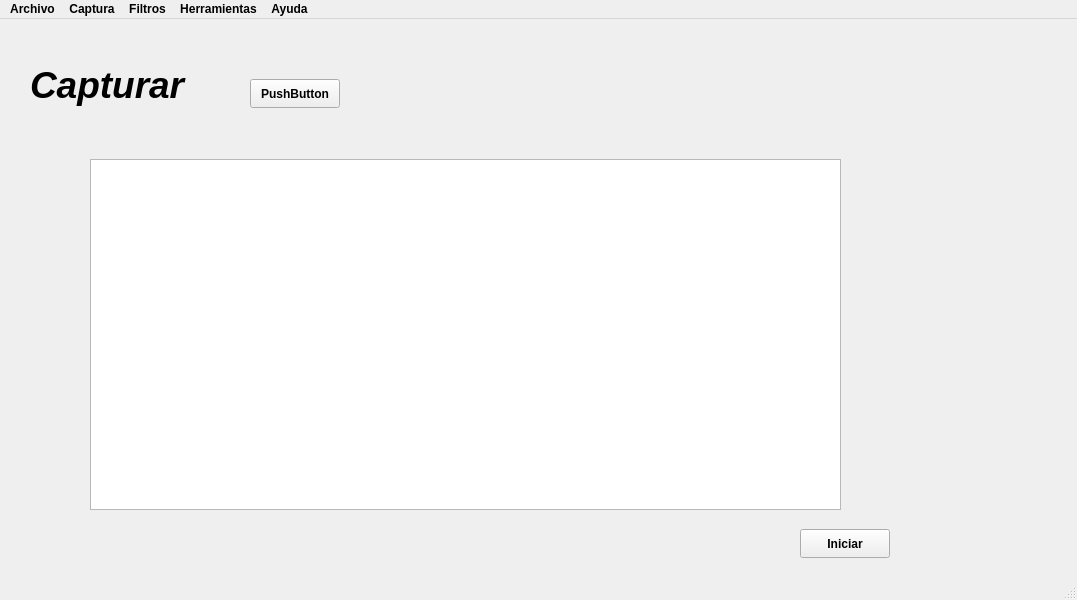
<?xml version="1.0" encoding="UTF-8"?>
<ui version="4.0">
 <class>MainWindow</class>
 <widget class="QMainWindow" name="MainWindow">
  <property name="geometry">
   <rect>
    <x>0</x>
    <y>0</y>
    <width>1077</width>
    <height>600</height>
   </rect>
  </property>
  <property name="font">
   <font>
    <bold>true</bold>
   </font>
  </property>
  <property name="windowTitle">
   <string>MainWindow</string>
  </property>
  <widget class="QWidget" name="centralwidget">
   <widget class="QLabel" name="capturar">
    <property name="geometry">
     <rect>
      <x>30</x>
      <y>30</y>
      <width>301</width>
      <height>71</height>
     </rect>
    </property>
    <property name="font">
     <font>
      <pointsize>28</pointsize>
      <italic>true</italic>
      <underline>false</underline>
      <strikeout>false</strikeout>
     </font>
    </property>
    <property name="text">
     <string>Capturar</string>
    </property>
   </widget>
   <widget class="QListWidget" name="interfaces">
    <property name="geometry">
     <rect>
      <x>90</x>
      <y>140</y>
      <width>751</width>
      <height>351</height>
     </rect>
    </property>
   </widget>
   <widget class="QPushButton" name="btnIniciar">
    <property name="geometry">
     <rect>
      <x>800</x>
      <y>510</y>
      <width>90</width>
      <height>29</height>
     </rect>
    </property>
    <property name="text">
     <string>Iniciar</string>
    </property>
   </widget>
   <widget class="QPushButton" name="pushButton_4">
    <property name="geometry">
     <rect>
      <x>250</x>
      <y>60</y>
      <width>90</width>
      <height>29</height>
     </rect>
    </property>
    <property name="text">
     <string>PushButton</string>
    </property>
   </widget>
  </widget>
  <widget class="QStatusBar" name="statusbar"/>
  <widget class="QMenuBar" name="menubar">
   <property name="geometry">
    <rect>
     <x>0</x>
     <y>0</y>
     <width>1077</width>
     <height>25</height>
    </rect>
   </property>
   <widget class="QMenu" name="menuArchivo">
    <property name="title">
     <string>Archivo</string>
    </property>
    <addaction name="actionExportar_CSV"/>
    <addaction name="actionGuardar_Captura"/>
    <addaction name="actionSalir"/>
   </widget>
   <widget class="QMenu" name="menuCaptura">
    <property name="title">
     <string>Captura</string>
    </property>
    <addaction name="actionIniciar_Captura"/>
    <addaction name="actionDetener"/>
   </widget>
   <widget class="QMenu" name="menuFiltros">
    <property name="title">
     <string>Filtros</string>
    </property>
   </widget>
   <widget class="QMenu" name="menuHerramientas">
    <property name="title">
     <string>Herramientas</string>
    </property>
   </widget>
   <widget class="QMenu" name="menuAyuda">
    <property name="title">
     <string>Ayuda</string>
    </property>
   </widget>
   <addaction name="menuArchivo"/>
   <addaction name="menuCaptura"/>
   <addaction name="menuFiltros"/>
   <addaction name="menuHerramientas"/>
   <addaction name="menuAyuda"/>
  </widget>
  <action name="actionExportar_CSV">
   <property name="icon">
    <iconset theme="QIcon::ThemeIcon::ListAdd"/>
   </property>
   <property name="text">
    <string>Exportar CSV</string>
   </property>
  </action>
  <action name="actionGuardar_Captura">
   <property name="icon">
    <iconset theme="QIcon::ThemeIcon::DocumentSave"/>
   </property>
   <property name="text">
    <string>Guardar Captura</string>
   </property>
  </action>
  <action name="actionSalir">
   <property name="icon">
    <iconset theme="QIcon::ThemeIcon::SystemShutdown"/>
   </property>
   <property name="text">
    <string>Salir</string>
   </property>
  </action>
  <action name="actionIniciar_Captura">
   <property name="icon">
    <iconset theme="QIcon::ThemeIcon::MediaPlaybackStart"/>
   </property>
   <property name="text">
    <string>Iniciar</string>
   </property>
  </action>
  <action name="actionDetener">
   <property name="icon">
    <iconset theme="QIcon::ThemeIcon::MediaPlaybackStop"/>
   </property>
   <property name="text">
    <string>Detener</string>
   </property>
  </action>
 </widget>
 <resources/>
 <connections/>
</ui>
